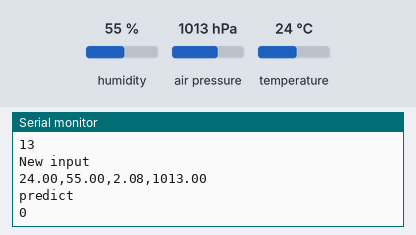
Bench run of a sketch on a simulated Arduino Uno, built with avr-gcc and run on an emulated ATmega328P. Parts: the last lines printed to the serial monitor. Inputs (shaded band) come from the test bench; at power-on: humidity 55 %, air pressure 1013 hPa, temperature 24 °C.

Above: at 1.2 s.
1.3 s: humidity set to 22 %
5.8 s: air pressure set to 952 hPa
At 6.8 s:
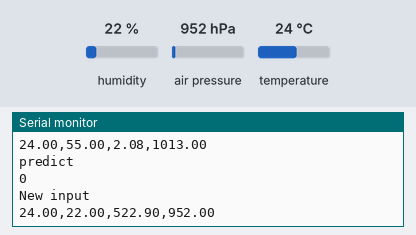
10.3 s: temperature set to 12 °C
At 13.9 s:
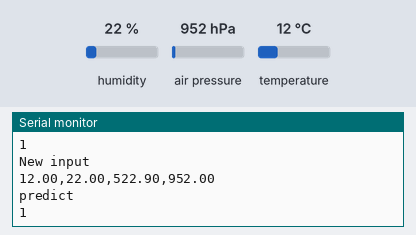
Timing chart, 0 to 15.4 s (numbered marks = the images above; inputs shaded):
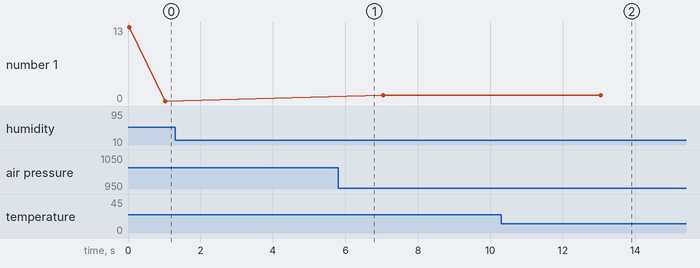

The sketch:

serf_new.ino
```cpp
const byte FEATURES   = 4;   // number of features
const byte LABELS     = 2;   // number of labels
const byte DATAFACTOR = 10;  // scale factor of data

const unsigned int DATASET_MAXSIZE = 50; //  dataset size
unsigned int       dataset_size    = 50; // current dataset size


float DATASET[DATASET_MAXSIZE][FEATURES] = {

{18.45, 49.75,  31.98,  1019.98},
{20.81, 54.28,  29.22,  1017.84},
{19.02, 48.61,  30.83,  1020.33},
{20.81, 51.08,  30.01,  1014.55},
{18.17, 57.83,  29.87,  1009.24},
{19.51, 46.26,  30.18,  1017.79},
{18.08, 52.32,  29.36,  1014.99},
{21.01, 52.75,  29.4  ,1014.84},
{21.15, 48.44,  32.94,  1014.19},
{21.41, 52.83,  32.21,  1020.1},
{19.4 ,59.49  ,30.98  ,1011.7},
{18.6 ,48.07  ,32.58  ,1015.48},
{22.81, 48.35,  31.52,  1020.93},
{19.79, 52.64,  29.38,  1018.35},
{19.85, 47.29,  30.12,  1009.63},
{20.69, 59.43,  31.86,  1014.35},
{18.86, 49.58,  32.21,  1017.8},
{20.98, 45.37,  32.11,  1013.62},
{21.19, 55.52,  30.56,  1020.53},
{18.4 ,57.12  ,30.96  ,1015.96},
{18.5 ,55.55  ,31.63  ,1010.52},
{20.09, 48.83,  29.41,  1019.86},
{22.57, 59.14,  31.76,  1021.49},
{18.86, 47.1  ,32.58  ,1009.67},
{21.96, 46.85 ,31.09, 1013.85},
{20.97, 54.17,  31.0  ,1009.61},
{18.58, 59.23,  32.11,  1018.05 },
{20.66, 47.2  ,29.84  ,1015.07 },
{22.18, 57.28,  32.86,  1019.81 },
{22.21, 48.33,  32.94,  1018.47 },
{22.62, 58.28,  32.74,  1011.64 },
{19.01, 59.12,  30.57,  1011.4 },
{19.1 ,51.39  ,29.31  ,1015.07 },
{22.62, 52.93,  30.17,  1012.53 },
{18.01, 48.41,  30.15,  1012.54 },
{20.25, 48.04,  31.98,  1019.63 },
{19.08, 51.04,  30.31,  1016.95 },
{20.84, 55.29,  31.54,  1012.84 },
{18.92, 55.31,  30.33,  1014.85 },
{22.58, 47.03,  30.38,  1018.68 },
{21.56, 59.1  ,29.69  ,1021.0 },
{22.49, 49.61,  29.42,  1014.06 },
{22.31, 54.01,  30.93,  1012.25 },
{22.93, 49.83,  29.91,  1012.28 },
{20.69, 47.19,  31.12,  1011.93 },
{21.55, 48.71,  30.77,  1014.65 },
{20.31, 54.2  ,32.59  ,1016.9},
{ 22.57,  57.23,  29.25,  1017.93 },
{21.7 ,50.12  ,32.15  ,1014.79},
{19.63, 45.47,  29.98,  1017.17 }

};

// labels of the  dataset
byte TARGET[DATASET_MAXSIZE] = {
1,
0,
1,
1,
0,
1,
1,
0,
1,
0,
0,
1,
1,
0,
1,
0,
1,
1,
0,
0,
0,
1,
0,
1,
1,
0,
0,
1,
0,
1,
0,
0,
1,
0,
1,
1,
1,
0,
0,
1,
0,
1,
0,
1,
1,
1,
0,
0,
1,
1


};

float weights[LABELS][FEATURES]; // model weights on each labels
float bias[LABELS];              // model bias on each labels


// ==================================================

// train SEFR model with DATASET and TARGET
void fit() {
  unsigned int training_time;      // mode training time
  unsigned int start_time = millis();

  // iterate all labels
  for (byte l = 0; l < LABELS; l++) {

    unsigned int count_pos = 0, count_neg = 0;

    // iterate all features
    for (byte f = 0; f < FEATURES; f++) {

      float avg_pos = 0.0, avg_neg = 0.0;
      count_pos = 0;
      count_neg = 0;
      for (unsigned int s = 0; s < dataset_size; s++) {
        if (TARGET[s] != l) { // use "not the label" as positive class
          avg_pos += float(DATASET[s][f]);
          count_pos++;
        } else { // use the label as negative class
          avg_neg += float(DATASET[s][f]);
          count_neg++;
        }
      }
      avg_pos /= (float(count_pos) * float(DATAFACTOR));
      avg_neg /= (float(count_neg) * float(DATAFACTOR));

      // calculate weight of this label
      weights[l][f] = (avg_pos - avg_neg) / (avg_pos + avg_neg);
    }

    // calculate average weighted score for positive/negative data
    float avg_pos_w = 0.0, avg_neg_w = 0.0;
    for (unsigned int s = 0; s < dataset_size; s++) {
      float weighted_score = 0.0;
      for (byte f = 0; f < FEATURES; f++) {
        weighted_score += (float(DATASET[s][f]) * weights[l][f]);
      }
      if (TARGET[s] != l) {
        avg_pos_w += weighted_score;
      } else {
        avg_neg_w += weighted_score;
      }
    }
    avg_pos_w /= (float(count_pos) * float(DATAFACTOR));
    avg_neg_w /= (float(count_neg) * float(DATAFACTOR));

    // calculate bias of this label
    bias[l] = -1 * (float(count_neg) * avg_pos_w + float(count_pos) * avg_neg_w) / float(count_pos + count_neg);
  }

  // calculate training time
  training_time = millis() - start_time;
  Serial.println("training_time : ");
  Serial.println(training_time);

}

// predict label from a single new data instance
byte predict(float new_data[FEATURES]) {

  float score[LABELS];
  for (byte l = 0; l < LABELS; l++) {
    score[l] = 0.0;
    for (byte f = 0; f < FEATURES; f++) {
      // calculate weight of each labels
      score[l] += (float(new_data[f]) / float(DATAFACTOR) * weights[l][f]);
    }
    score[l] += bias[l]; // add bias of each labels
  }

  // find the min score (least possible label of "not the label")
  float min_score = score[0];
  byte min_label = 0;
  for (byte l = 1; l < LABELS; l++) {
    if (score[l] < min_score) {
      min_score = score[l];
      min_label = l;
    }
  }

  return min_label; // return prediction

}
```

input.ino
```cpp
#include <Wire.h>
#include <Adafruit_Sensor.h>
#include <Adafruit_BME280.h>
#define LED 4
#define SEALEVELPRESSURE_HPA (1013.25)
Adafruit_BME280 bme; // I2C
void setup() {
  digitalWrite(LED,LOW);
  Serial.begin(9600);
  unsigned status = bme.begin();
    fit();
}

void loop() {

     Serial.println("New input");
     //Temperature *C, Pressure hPa ,Approx. Altitude m  ,Humidity %
    float temp = bme.readTemperature();
    Serial.print(temp);
    Serial.print(",");
    float hum = bme.readHumidity();
    Serial.print(hum);
    Serial.print(",");
    float alt = bme.readAltitude(SEALEVELPRESSURE_HPA);
    Serial.print(alt);
    Serial.print(",");
    float pressure = bme.readPressure() / 100.0F;
    Serial.print(pressure);
    Serial.println();
    delay(1000);

    float data[4] = {temp,hum,alt,pressure};

    byte pred = predict(data);
    Serial.println("predict");
    Serial.println(pred);

    if ( pred == 0 )
      digitalWrite(LED,LOW);
    else
      digitalWrite(LED,HIGH);
    delay(5000);
    digitalWrite(LED,LOW);

}
```

Measured:
- after the input at 5.8 s, the serial monitor: prints a new line after 0.23 s (image 1)
- after the input at 10.3 s, the serial monitor: prints a new line after 1.7 s (image 2)
